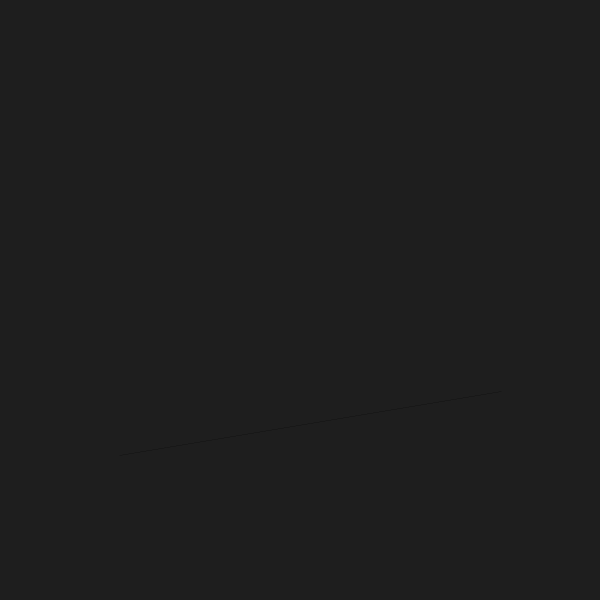
Frame 1 (no input)
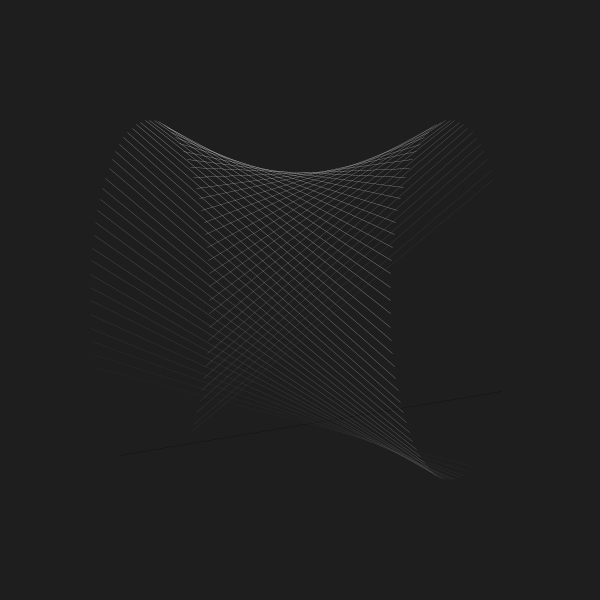
Frame 60 (the mouse pressed at the canvas centre just before this capture)
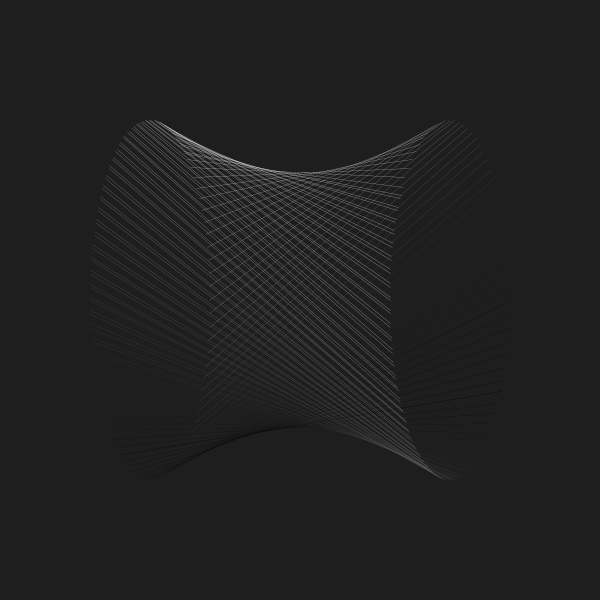
Frame 120 (the mouse held since frame 60 and released just before this capture)

The Processing sketch that drew these frames (run headless with seeded random() and noise(); from frame 60 on, the mouse is pressed at the canvas centre):

// Processing sketch: Hyperboloid
// ── Hyperboloid.pde
float offset = TWO_PI*0.25;
float speed = 4.5;
float endPointMultiplier = 0.37;
float curlMultiplier = 0.5;
float colorOffset = 1500;

void setup()
{
  size(600, 600);
  background(30);
  strokeWeight(0.2);
}

void draw()
{
  GenerateConcentricCirclesAtDraw();
}

void LineFromTo(PVector start, PVector end)
{
  line(start.x, start.y, end.x, end.y);
}

void PointAt(PVector pos)
{
  point(pos.x, pos.y);
}

float sin01(float val)
{
  return (sin(val)+1)/2;
}

float cos01(float val)
{
  return (cos(val)+1)/2;
}

void GenerateConcentricCirclesAtDraw()
{
  translate(width/2.0, height/2.0);
  float time = millis()/1000.0f;
  time *= speed;

  float xStartValue = 0.1 * cos(time + offset) * width - 0.25 * width;
  float yStartValue = 0.3 * sin(time + offset) * height;

  PVector startPos = new PVector(xStartValue, yStartValue);

  float xEndValue = 0.1 * cos(time) * width + 0.25 * width;
  float yEndValue = 0.3 * sin(time) * height;

  PVector endPos = new PVector(xEndValue, yEndValue);

  //float R = 255 * noise(time) * sin01(time + colorOffset);
  //float G = 255 * noise(time) * sin01(time - colorOffset);
  //float B = 255 * noise(time) * sin01(time);

  //stroke(R, G, B);

  stroke(255 * (sin01(curlMultiplier*2*time - TWO_PI*0.3)));
  LineFromTo(startPos, endPos);
}

void GenerateShaolinCoinAtDraw()
{
  float time = millis()/1000.0f;
  time *= speed;

  float xEndValue = (0.5 + cos01(time + offset)/2) * width*0.45 * cos(time * endPointMultiplier) + width*0.5f;
  float yEndValue = (0.5 + sin01(time + offset)/2) * height*0.45 * sin(time * endPointMultiplier) + height*0.5f;

  PVector endPos = new PVector(xEndValue, yEndValue);

  stroke(255 * (sin01(time)/2 + 0.5));
  PointAt(endPos);
}

void GenerateCrazyStuffAtDraw()
{
  translate(width/2, height/2);
  float time = millis()/1000.0f;
  time *= speed;

  float xStartValue = (sin01(time - offset)) * width*0.45 * cos(time + offset);
  float yStartValue = (cos01(time - offset)) * height*0.45 * sin(time + offset);

  PVector startPos = new PVector(xStartValue, yStartValue);

  float xEndValue = (sin01(time + offset)) * width*0.45 * cos(time * endPointMultiplier);
  float yEndValue = (cos01(time + offset)) * height*0.45 * sin(time * endPointMultiplier);

  PVector endPos = new PVector(xEndValue, yEndValue);

  stroke(255 * (sin01(time)*0.4 + 0.6f));
  LineFromTo(startPos, endPos);
}
